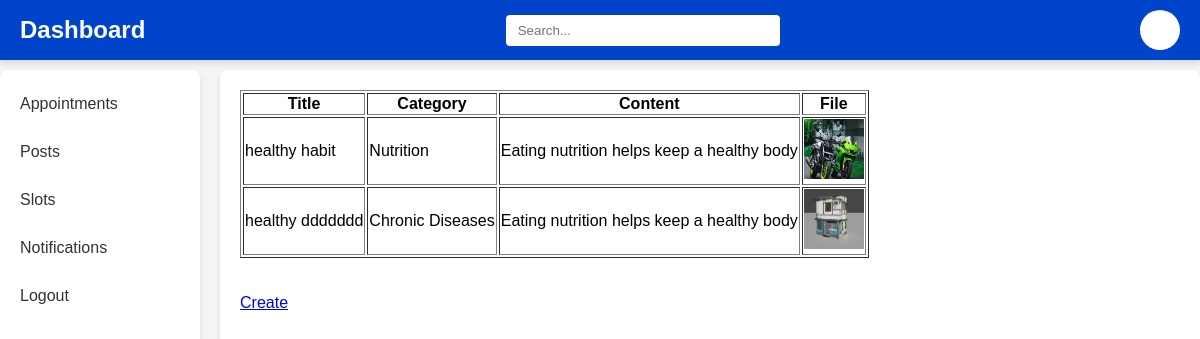
Screenshot of /api/docposts (signed in) with the database file from the repository.
### Predictivehealthapp/models.py (models this page shows)
class postsTable(models.Model):
    DOCTORID=models.ForeignKey(DoctorTable,on_delete=models.CASCADE,null=True,blank=True)
    title=models.CharField(max_length=100,null=True,blank=True)
    category=models.CharField(max_length=100,null=True,blank=True)
    content=models.CharField(max_length=100,null=True,blank=True)
    filepost=models.FileField(upload_to='posts',null=True,blank=True)
    createdat=models.DateField(auto_now_add=True,null=True,blank=True)
    updatedat=models.DateTimeField(auto_now=True,null=True,blank=True)
    status=models.CharField(max_length=20,null=True,blank=True)

### Predictivehealthapp/views.py (the view)
# urls.py: path('docposts',docposts.as_view(),name="docposts"),
class docposts(View):
    def get(self,request):
        doc_obj=DoctorTable.objects.get(LOGINID_id=request.session['user_id'])
        obj=postsTable.objects.filter(DOCTORID_id=doc_obj.id)
        return render(request,'doctor/doc-posts.html',{'obj':obj})

### templates/doctor/doc-posts.html (shortened to what this page needs)
{% extends 'doctor/doc-dashboard.html'%}
{% block body %}
<body>
    <div class="container">
        <div class="main">
            <div class="post">
               <table border="1">
                <tr>
                    <th>Title</th>
                    <th>Category</th>
                    <th>Content</th>
                    <th>File</th>
                </tr>
                {% for i in obj %}
                <tr>
                    <td>{{i.title}}</td>
                    <td>{{i.category}}</td>
                    <td>{{i.content}}</td>
                    <td><img src="{{i.filepost.url}}" alt="error" width="60" height="60"></td>
                </tr>
                {% endfor %}
               </table>
            </div>
        </div>
        <br><br>
        <footer class="foot">
            <nav>
                <a href="/docaddpost">Create</a>
            </nav>
        </footer>
    </div>
</body>
{% endblock %}

### templates/doctor/doc-dashboard.html (style rules this page uses)
body { font-family: Arial, sans-serif; margin: 0; padding: 0; background-color: #f4f5f7; }

### rows the page displays
postsTable: title "healthy habit", category "Nutrition", content "Eating nutrition helps keep a healthy body", filepost (picture)
postsTable: title "healthy ddddddd", category "Chronic Diseases", content "Eating nutrition helps keep a healthy body", filepost (picture)
